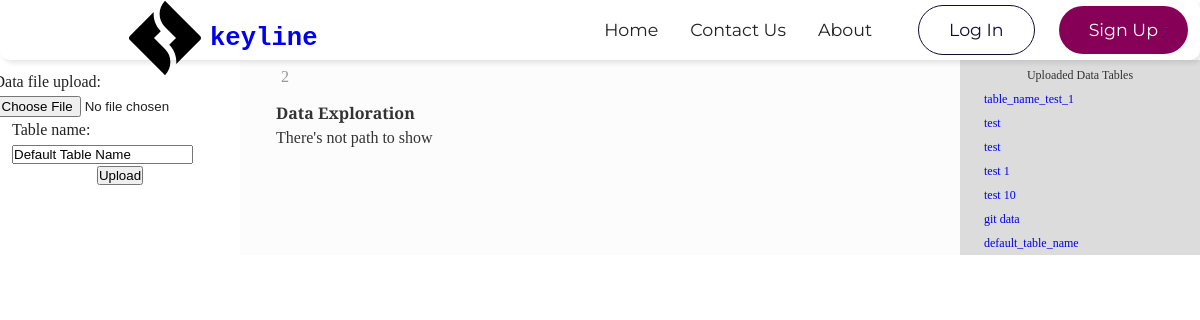
The app's page /, older data.
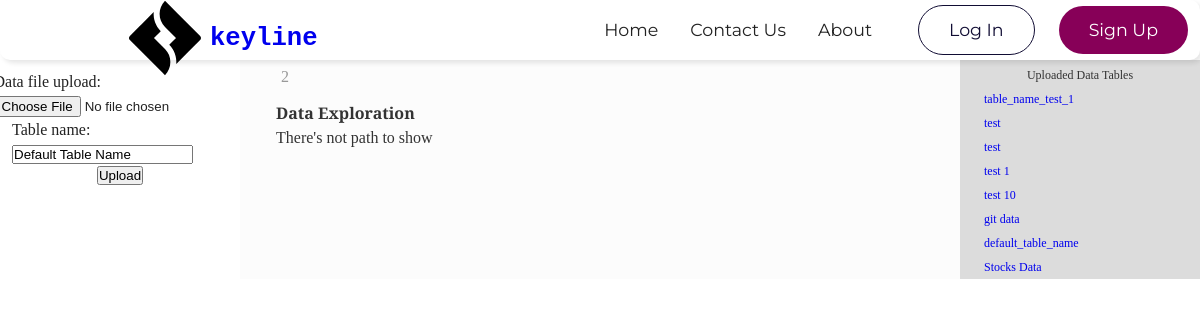
The same page, newer data.
### api/models.py (models this page shows, shortened)
class UploadModel(models.Model):
    default_name = 'Default Table Name'
    table_name = models.CharField(max_length=100, default=default_name)
    created_at = models.DateTimeField(auto_now_add=True)
    data_file_upload = models.FileField(upload_to='uploads/tables/')

### api/views.py (the view, shortened to what this page needs)
# urls.py: path('', Index.as_view(), name='index-test'),
class Index(TemplateView):
    template_name = 'pages/home/index.html'
    def get(self, request, *args, **kwargs):
        form = UploadForm()
        uploads = UploadModel.objects.all()
        files = [{'id': upload.id, 'name': upload.table_name} for upload in uploads]
        selected_upload_id = request.GET.get('upload_id')
        analyze_upload_id = request.GET.get('analyze_id')
        selected_upload = None
        data = None
        table_name = ''
        file_path = ''
        analysis_results = None
        csv_data_shape = ()
        data_type_info = {}
        context = {
            'form': form,
            'files': files,
            'data': data,
            'selected_upload_id': selected_upload_id,
            'table_name': table_name,
            'file_path': file_path,
            'csv_data_shape': csv_data_shape,
            'data_types': data_type_info,
        }
        return render(request, self.template_name, context)

### api/forms.py
class UploadForm(forms.ModelForm):
    class Meta:
        model = UploadModel
        fields = ['data_file_upload', 'table_name']
        widgets = {
            'table_name': forms.TextInput(attrs={
                'class':'form-control',
                'id': 'id_table_name',
                'required': True,
            }),
            'file_upload': forms.FileInput(attrs={
                'class': 'default-file-input',
                'id': 'file-upload-input',
                'required': True,
            })
        }

### templates/pages/home/index.html (shortened to what this page needs)
{% load static %}
<!DOCTYPE html>
<html lang="en">
<head>
    <link rel="stylesheet" href="{% static 'css/index.css'%}">
    <link rel="stylesheet" href="{% static 'css/search-bar.css'%}">
    <link rel="stylesheet" href="{% static 'css/hero.css'%}">
    <link rel="stylesheet" href="{% static 'css/upload.css'%}">
    <link rel="stylesheet" href="{% static 'css/data_preview.css'%}">
</head>
<body>
    <nav class="navbar side_navbar">
        <wrapper class="navbar_container side_nav_container">
            <a href="#" class="navbar_logo">
                <img src="{% static 'images/logo.svg' %}" alt="" />
            </a>
            <a href="#" class='brand_link'>
                <span class="brand_name">keyline</span>
            </a>
            <ul class="navbar_links">
                <li>
                    <a href="#">Home</a>
                </li>
                <li>
                    <a href="#contacts">Contact Us</a>
                </li>
                <li>
                    <a href="#about">About</a>
                </li>
            </ul>
            <a href="" class="button-outline navbar_btn_out">
                Log In
            </a>
            <a href="" class="button-primary navbar_btn_out">
                Sign Up
            </a>
        </wrapper>
    </nav>
    <section class="hero">
        <aside class="sidebar">
            <section class="upload-area">
              <form class="form-container" enctype='multipart/form-data' method="POST">
                 {{ form }}
                 <input type="submit" value="Upload">
                </form>
             </section>
          </aside>
          <main class="container">
            <div class="page-divider">
              <span class="page-number">2</span>
            </div>
            <p>
                <strong>Data Exploration</strong>
                    {% if file_path %}
                    <ul>
                        <li>{{ file_path }}</li>
                        <p>Data Shape <br> Number of Rows, Columns: {{ csv_data_shape }}</p>
                    </ul>
                    <h2>Data Types for Each Column:</h2>
    <table border="1">
        <thead>
            <tr>
                <th>Column</th>
                <th>Data Type</th>
            </tr>
        </thead>
        <tbody>
            {% for column, data_type in data_types.items %}
                <tr>
                    <td>{{ column }}</td>
                    <td>{{ data_type }}</td>
                </tr>
            {% endfor %}
        </tbody>
        <p>Plot</p>
        <img src="{{ data_type_graph_url }}" alt="Data Types Count">
    </table>
                    {% else %}
                    <p>There's not path to show</p>
                    {% endif %}
            </p>
          </main>
          <div class="third-column">
            <p class="upload-list-label">Uploaded Data Tables</p>
            <ul class="home-list">
              {% for file in files %}
                  <li>
                      <a href="?upload_id={{ file.id }}">{{ file.name }}</a>
                  </li>
              {% endfor %}
            </ul>
          </div>
    </section>
</body>
</html>

Row changes from the older to the newer data that the page shows:
added UploadModel: name "Stocks Data"
